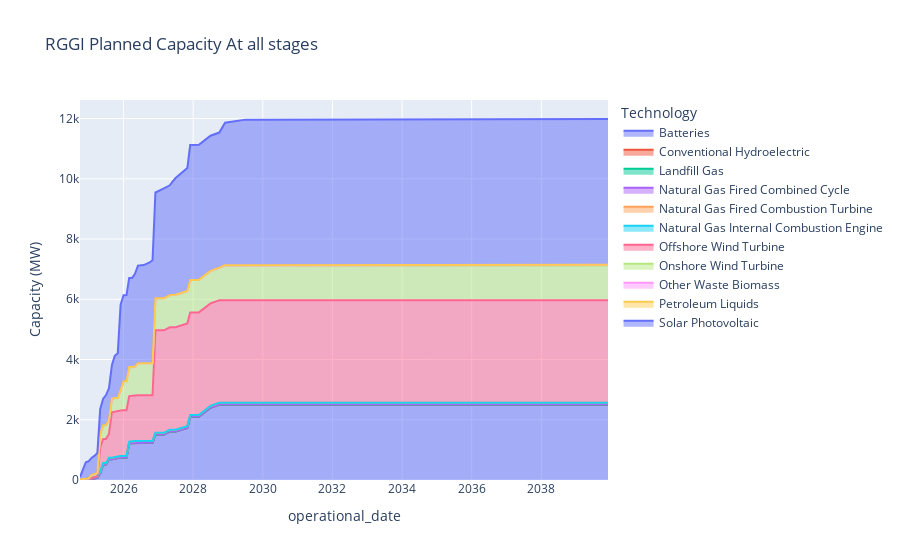

The code cell stored with this chart in its notebook:
### Code cell
px.area(additions.cumsum(),labels={'value':'Capacity (MW)'},title='RGGI Planned Capacity At all stages',width=900)
